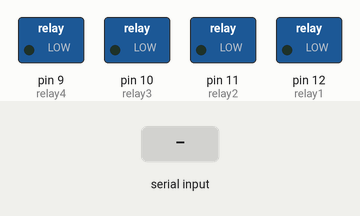
This sketch was run on a simulated Arduino Uno, built with avr-gcc and run on an emulated ATmega328P. Parts: switched loads named in the sketch (green lamp = pin HIGH). The inputs (shaded band) are chosen by the test bench. What the sketch prints to the serial monitor is not drawn.

Above: at 1.3 s.
1.4 s: "N" received over Serial
At 2.6 s:
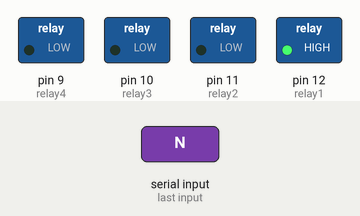
2.9 s: "F" received over Serial
At 3.9 s:
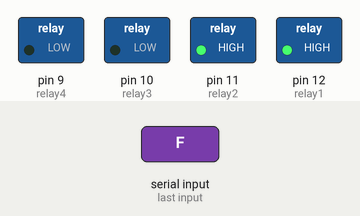
4.4 s: "Y" received over Serial
At 5.1 s:
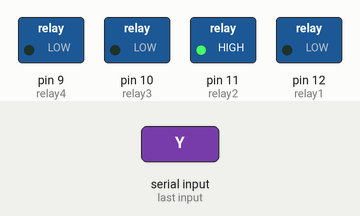
5.9 s: "0" received over Serial
At 6.2 s:
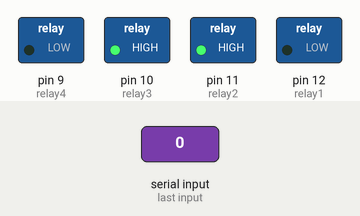
7.4 s: "O" received over Serial
At 8.5 s:
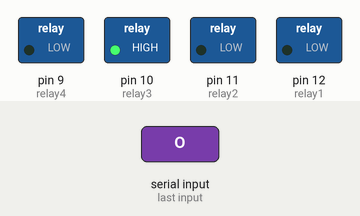
8.9 s: "f" received over Serial
At 9.7 s:
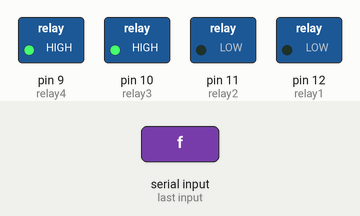
Timing chart, 0 to 11.4 s (numbered marks = the images above; inputs shaded):
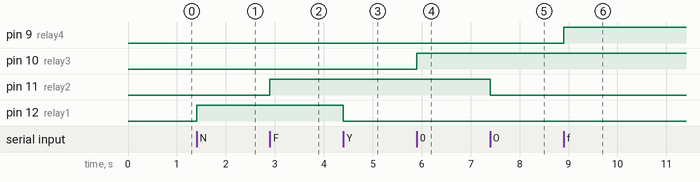

Measured:
- after the input at 1.4 s, pin 12 (relay1): LOW → HIGH at once
- after the input at 2.9 s, pin 11 (relay2): LOW → HIGH at once
- after the input at 4.4 s, pin 12 (relay1): HIGH → LOW at once
- after the input at 5.9 s, pin 10 (relay3): LOW → HIGH at once
- after the input at 7.4 s, pin 11 (relay2): HIGH → LOW at once
- after the input at 8.9 s, pin 9 (relay4): LOW → HIGH at once

The sketch:

input_led_control.ino
```cpp
int relay1=12;
int relay2=11;
int relay3=10;
int relay4=9;
char input;

void setup() {
  // put your setup code here, to run once:
  Serial.begin(9600);
  pinMode(relay1,OUTPUT);
  pinMode(relay2,OUTPUT);
  pinMode(relay3,OUTPUT);
  pinMode(relay4,OUTPUT);
  Serial.print("Press Y to turn on relay1 \n Press N for turn off relay1 \n Press O to turn on relay2 \n Press F for turn off relay2 \n Press 0 to turn on relay3 \n Press 1 for turn off relay3 \n Press o to turn on relay4 \n Press f for turn off relay4");
}

void loop() {
  // put your main code here, to run repeatedly:
  input=Serial.read();

  if (input=='Y') {
    digitalWrite(relay1,LOW);
  }
  if (input=='N') {
    digitalWrite(relay1,HIGH);
  }

  if (input=='O') {
    digitalWrite(relay2,LOW);
  }
  if (input=='F') {
    digitalWrite(relay2,HIGH);
  }

  if (input=='1') {
    digitalWrite(relay3,LOW);
  }
  if (input=='0') {
    digitalWrite(relay3,HIGH);
  }

  if (input=='o') {
    digitalWrite(relay4,LOW);
  }
  if (input=='f') {
    digitalWrite(relay4,HIGH);
  }

  if (input=='A') {
    digitalWrite(relay1,LOW);
    digitalWrite(relay2,LOW);
    digitalWrite(relay3,LOW);
    digitalWrite(relay4,LOW);

  }
  if (input=='a') {
    digitalWrite(relay1,HIGH);
    digitalWrite(relay2,HIGH);
    digitalWrite(relay3,HIGH);
    digitalWrite(relay4,HIGH);
  }
}
```
